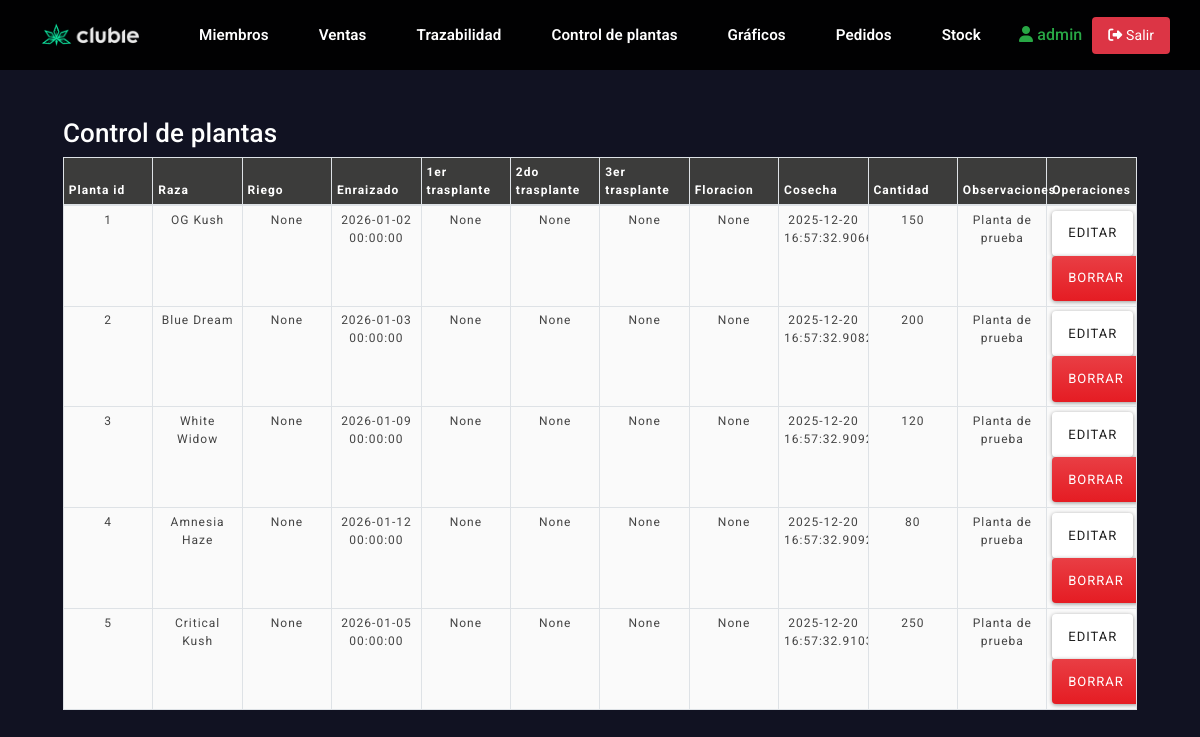
The app's page /plantas (signed in) with its own data.
### clases.py (models this page shows, shortened)
class Club(db.Model, UserMixin):
    id = db.Column(db.Integer, primary_key=True)
    campoarchivo = db.Column(db.String(30))
    username = db.Column(db.String(30), unique=True, nullable=False)
    password_hash = db.Column(db.String(128), nullable=False)
    email = db.Column(db.String(70))
    is_superuser = db.Column(db.Boolean, default=False)
    fecha_creacion = db.Column(db.DateTime, default=datetime.now)

class Trazabilidad(db.Model):
    idplanta = db.Column(db.Integer, unique=True, nullable=False, primary_key=True)
    raza = db.Column(db.String(30), nullable=False)
    Enraizado = db.Column(db.DateTime, nullable=True)
    Riego = db.Column(db.DateTime, nullable=True)
    paso1 = db.Column(db.DateTime, nullable=True)
    paso2 = db.Column(db.DateTime, nullable=True)
    paso3 = db.Column(db.DateTime, nullable=True)
    floracion = db.Column(db.DateTime, nullable=True)
    cosecha = db.Column(db.DateTime, nullable=True)
    cantidad = db.Column(db.String(3), nullable=False)
    observaciones = db.Column(db.String(80), nullable=True)

### app.py (the view)
@app.route('/ctrplanta.html')
@app.route('/plantas')
@login_required
def ctrPlantas():
    form = PlantForm()
    planta = Trazabilidad.query.all()
    return render_template('/logueado/ctrplanta.html', form=form, planta=planta)

### app.py (called while the page is built)
@login_manager.user_loader
def load_user(user_id):
    if isinstance(user_id, str) and user_id.startswith('member_'):
        member_id = int(user_id.replace('member_', ''))
        return Member.query.get(member_id)
    return Club.query.get(int(user_id))

### templates/logueado/ctrplanta.html (shortened to what this page needs)
<!DOCTYPE html>
<html lang="en">
<head>
  <link rel="stylesheet" href="{{ url_for('static', filename='css/miembros.css') }}">
  <link rel="stylesheet" href="https://bootswatch.com/4/materia/bootstrap.min.css">
</head>
<body>
  {% extends 'base-log.html'%}
  {% block body %}
  <div class="col-md-12">
    <h2>Control de plantas</h2>
      <table id="miembros" class="table table-stripped table-bordered bg-white table-sm">
        <thead>
          <tr>
            <th>Planta id</th>
            <th>Raza</th>
            <th>Riego</th>
            <th>Enraizado</th>
            <th>1er trasplante</th>
            <th>2do trasplante</th>
            <th>3er trasplante</th>
            <th>Floracion</th>
            <th>Cosecha</th>
            <th>Cantidad</th>
            <th>Observaciones</th>
            <th style="height: 40px;">Operaciones</th>
          </tr>
        </thead>
        <tbody>
        {% for planta in planta %}
          <tr>
            <td>{{ planta.idplanta }}</td>
            <td>{{ planta.raza }}</td>
            <td>{{ planta.Riego }}</td>
            <td>{{ planta.Enraizado }}</td>
            <td>{{ planta.paso1 }}</td>
            <td>{{ planta.paso2 }}</td>
            <td>{{ planta.paso3 }}</td>
            <td>{{ planta.floracion }}</td>
            <td>{{ planta.cosecha }}</td>
            <td>{{ planta.cantidad }}</td>
            <td>{{ planta.observaciones }}</td>
            <td>
              <a href="/editplanta/{{planta.idplanta}}" class="btn btn-secondary" id="btndit">Editar</a>
              <a href="/deleteplanta/{{planta.idplanta}}" class="btn btn-danger" id="btndlete">Borrar</a>
            </td>
          </tr>
          {% endfor %}
        </tbody>
        </table>
    </div>
  </div>
  {% endblock %}

### templates/base-log.html (shortened to what this page needs)
<!DOCTYPE html>
<html lang="es">
<head>
    <link rel="stylesheet" href="{{ url_for('static', filename='css/header.css') }}">
    <link rel="stylesheet" href="{{ url_for('static', filename='css/footer.css') }}">
</head>
<body>
    <header class="header">
        <div class="logo">
            <a href="{{ url_for('index') }}">
                <img src="{{ url_for('static', filename='media/editado.png') }}" alt="Logo de marca">
            </a>
        </div>
        <nav class="opcion">
            <ul class="nav-links">
                <li><a href="{{ url_for('miembros') }}">Miembros</a></li>
                <li><a href="{{ url_for('ventas') }}">Ventas</a></li>
                <li><a href="{{ url_for('trazabilidad') }}">Trazabilidad</a></li>
                <li><a href="{{ url_for('ctrPlantas') }}">Control de plantas</a></li>
                <li><a href="{{ url_for('graficos') }}">Gráficos</a></li>
                <li><a href="{{ url_for('ver_pedidos') }}">Pedidos</a></li>
                <li><a href="{{ url_for('ver_stock') }}">Stock</a></li>
            </ul>
        </nav>
        <div class="nav-right">
            {% if current_user.is_authenticated %}
            <span class="user-info">
                <a href="{{ url_for('miembros') }}" style="color: #28a745 !important; text-decoration: none;">
                    <i class="fas fa-user"></i> {{ current_user.username }}
                </a>
            </span>
            <a href="{{ url_for('logout') }}" class="logout-btn"><i class="fas fa-sign-out-alt"></i> Salir</a>
            {% endif %}
        </div>
    </header>
    <main>
        <div class="p-5">
            {% block body %}
            {% endblock %}
    </main>
</body>
</html>

### static/css/miembros.css (style rules this page uses)
* { margin: 0; padding: 0; box-sizing: border-box; font-family: "Roboto", sans-serif; }
body { background-color: #111222; display: flex; flex-direction: column; overflow-x: hidden; }
header { font-size: 16px; }
table { border-collapse: collapse; border: 2px solid rgb(200,200,200); letter-spacing: 1px; font-size: 0.8rem; width: 100%; table-layout: fixed; }
td, th { border: 1px solid rgb(190,190,190); padding: 10px 20px; font-size: 12px; }
th { background-color: #3C3C3B; color: white; font-size: 15px; font-weight: bolder; }
td { text-align: center; }
tr:nth-child(even) td { background-color: rgb(250,250,250); }
tr:nth-child(odd) td { background-color: rgb(250,250,250); }
@media (max-height:800px) { td { border: 1px solid rgb(190,190,190); padding: 10px 20px; font-size: 12px; overflow: scroll; } }
@media (max-height:800px) { th { font-size: 12px; } }

### static/css/header.css (style rules this page uses)
header.header { position: sticky; top: 0; left: 0; width: 100%; padding: 15px 30px; display: flex !important; flex-wrap: nowrap !important; justify-content: space-between; align-items: center; z-index: 1000; background-color: rgba(0, 0, 0, 0.95); box-sizing: border-box; }
.header .logo { flex-shrink: 0; }
.header .logo img { cursor: pointer; height: 40px; width: auto; }
.header .logo img { transition: all 0.3s; }
.header .opcion { flex: 1; display: flex; justify-content: center; }
.header .opcion a { position: relative; font-size: 0.95em; color: #fff; font-weight: 600; text-decoration: none; margin-left: 10px; padding: 6px 12px; transition: .5s; white-space: nowrap; }
.header ul { list-style: none; margin: 0; padding: 0; display: flex; align-items: center; }
.header .nav-links li { display: inline-block; padding: 0px 8px; }
.header .nav-right { flex-shrink: 0; display: flex; align-items: center; gap: 10px; }

### templates/logueado/ctrplanta.html (style rules this page uses)
body { background-color: #111222; }
h2 { color: white; }

### templates/base-log.html (style rules this page uses)
.header .logout-btn { background: #dc3545 !important; color: white !important; border: none !important; padding: 8px 16px !important; border-radius: 4px !important; cursor: pointer; text-decoration: none !important; font-size: 14px !important; display: inline-block !important; white-space: nowrap; }
.header .user-info { color: #28a745 !important; font-weight: 500; white-space: nowrap; }

### records on screen
Club: username "admin"
Trazabilidad: idplanta "1", raza "OG Kush", Riego "None", Enraizado "2026-01-02 00:00:00", paso1 "None", paso2 "None", paso3 "None", floracion "None", cosecha "2025-12-20…", cantidad "150", observaciones "Planta de prueba"
Trazabilidad: idplanta "2", raza "Blue Dream", Riego "None", Enraizado "2026-01-03 00:00:00", paso1 "None", paso2 "None", paso3 "None", floracion "None", cosecha "2025-12-20…", cantidad "200", observaciones "Planta de prueba"
Trazabilidad: idplanta "3", raza "White Widow", Riego "None", Enraizado "2026-01-09 00:00:00", paso1 "None", paso2 "None", paso3 "None", floracion "None", cosecha "2025-12-20…", cantidad "120", observaciones "Planta de prueba"
Trazabilidad: idplanta "4", raza "Amnesia Haze", Riego "None", Enraizado "2026-01-12 00:00:00", paso1 "None", paso2 "None", paso3 "None", floracion "None", cosecha "2025-12-20…", cantidad "80", observaciones "Planta de prueba"
Trazabilidad: idplanta "5", raza "Critical Kush", Riego "None", Enraizado "2026-01-05 00:00:00", paso1 "None", paso2 "None", paso3 "None", floracion "None", cosecha "2025-12-20…", cantidad "250", observaciones "Planta de prueba"
